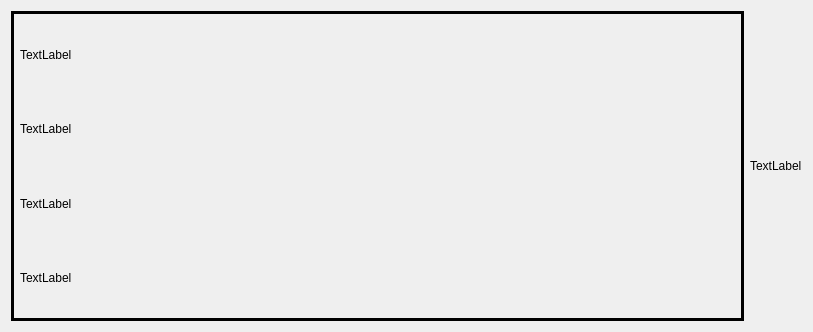
<?xml version="1.0" encoding="UTF-8"?>
<ui version="4.0">
 <class>Form</class>
 <widget class="QWidget" name="Form">
  <property name="geometry">
   <rect>
    <x>0</x>
    <y>0</y>
    <width>813</width>
    <height>332</height>
   </rect>
  </property>
  <property name="windowTitle">
   <string>Form</string>
  </property>
  <layout class="QVBoxLayout" name="verticalLayout_2">
   <item>
    <layout class="QHBoxLayout" name="horizontalLayout_2">
     <item>
      <widget class="QWidget" name="wid" native="true">
       <property name="styleSheet">
        <string notr="true">#wid{
border:3px solid;
}</string>
       </property>
       <layout class="QHBoxLayout" name="horizontalLayout">
        <item>
         <layout class="QVBoxLayout" name="verticalLayout">
          <item>
           <widget class="QLabel" name="articul_label">
            <property name="text">
             <string>TextLabel</string>
            </property>
           </widget>
          </item>
          <item>
           <widget class="QLabel" name="status_label_2">
            <property name="text">
             <string>TextLabel</string>
            </property>
           </widget>
          </item>
          <item>
           <widget class="QLabel" name="address_label_3">
            <property name="text">
             <string>TextLabel</string>
            </property>
           </widget>
          </item>
          <item>
           <widget class="QLabel" name="date_order_label_4">
            <property name="text">
             <string>TextLabel</string>
            </property>
           </widget>
          </item>
         </layout>
        </item>
        <item>
         <spacer name="horizontalSpacer">
          <property name="orientation">
           <enum>Qt::Horizontal</enum>
          </property>
          <property name="sizeHint" stdset="0">
           <size>
            <width>40</width>
            <height>20</height>
           </size>
          </property>
         </spacer>
        </item>
       </layout>
      </widget>
     </item>
     <item>
      <widget class="QLabel" name="date_deliv_label_5">
       <property name="text">
        <string>TextLabel</string>
       </property>
      </widget>
     </item>
    </layout>
   </item>
  </layout>
 </widget>
 <resources/>
 <connections/>
</ui>
